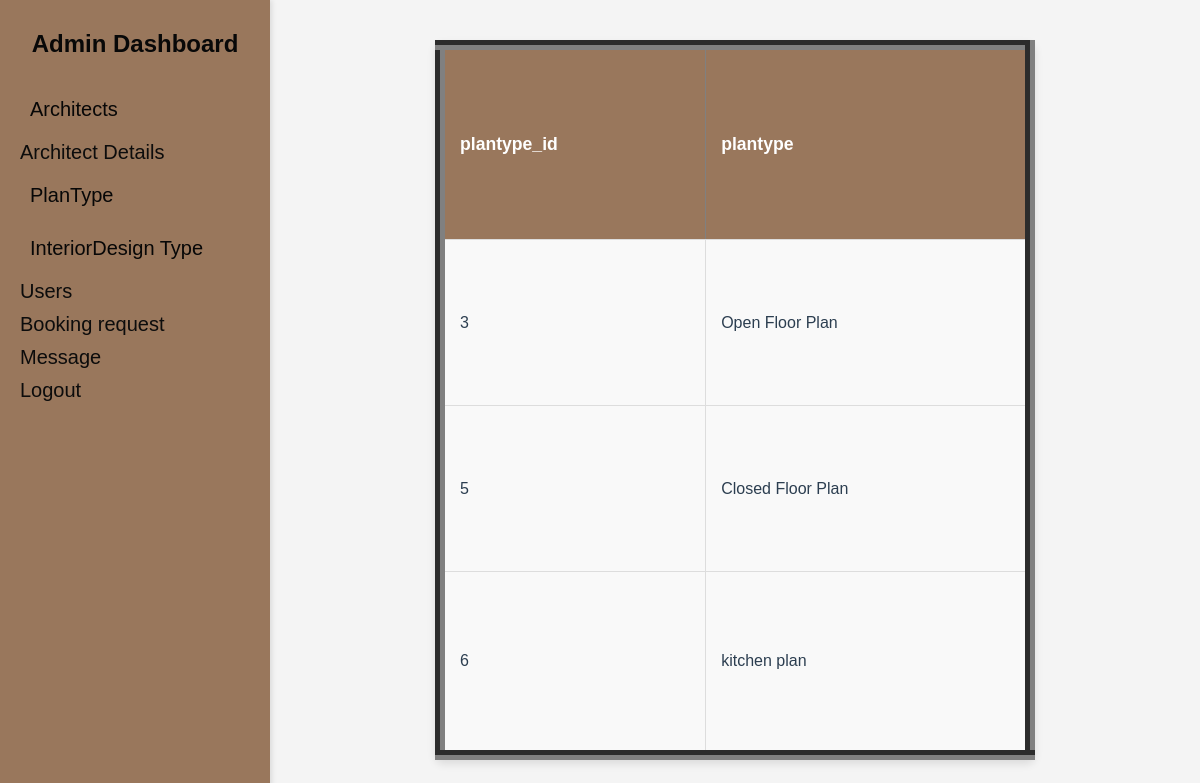
The app's page /raising-master_new/viewplantype.php with its own data.
### tables this page shows
CREATE TABLE `plantype_details` (
  `plantype_id` int(11) NOT NULL,
  `plantype` varchar(200) NOT NULL
);

### raising-master_new/viewplantype.php (the view, shortened to what this page needs)
<?php
include 'admin-side.php';
include 'connection.php';
?>
<html>
    <head></head>
    <body>
    <link rel="stylesheet" type="text/css" href="2.css">
  </body>
  </html>
<?php
$sql = "select * from plantype_details";
$result = mysqli_query($con, $sql);
if ($result->num_rows > 0) {
    echo "<table  border='10' cellspacing='2' cellpadding='10' border='10'>
    <tr>
            <th>plantype_id</th>
            <th>plantype</th>
 </tr>";
    while ($row = $result->fetch_assoc()) {
        echo "<tr>
            <td>{$row['plantype_id']}</td>
            <td>{$row['plantype']}</td>
      </tr>";
    }
    ?>
<?php
    echo "</table>";
} else {
    echo "0 results";
}
?>

### raising-master_new/admin-dash.css (style rules this page uses)
body { margin: 0; font-family: Arial, sans-serif; color: #2c3e50; }

### raising-master_new/formstyle.css (style rules this page uses)
body { font-family: Arial, sans-serif; background-color: #f4f4f4; margin: 0; padding: 0; box-sizing: border-box; }

### raising-master_new/2.css (style rules this page uses)
table { width: 50%; margin: 40px auto; border-collapse: collapse; background-color: #f9f9f9; border-radius: 8px; box-shadow: 0 4px 8px rgba(0, 0, 0, 0.1); }
th { background-color: #99775c; color: white; text-align: left; padding: 12px 15px; font-size: 1.1em; }
td { text-align: left; padding: 12px 15px; border: 1px solid #ddd; font-size: 1em; }

### records on screen
plantype_details: plantype_id "3", plantype "Open Floor Plan"
plantype_details: plantype_id "5", plantype "Closed Floor Plan"
plantype_details: plantype_id "6", plantype "kitchen plan"
